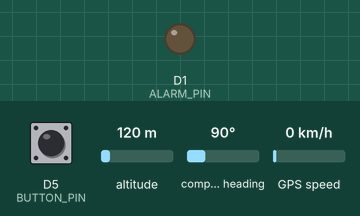
Recording of a sketch running on a simulated ESP8266 (NodeMCU). Shown: output pins drawn as LEDs (lit = HIGH). Inputs (shaded band) come from the test bench; at power-on: D5 (BUTTON_PIN) LOW, altitude 120 m, compass heading 90°, GPS speed 0 km/h. WiFi joins after 1.5 s; servers stay silent unless stated; the GPS gets a fix after 3 s at 37.7749, -122.4194 with 8 satellites; what the sketch prints to the serial monitor is not drawn.

Above: at 2.7 s.
2.8 s: D5 (BUTTON_PIN) pulled HIGH for 0.15 s
At 4.8 s:
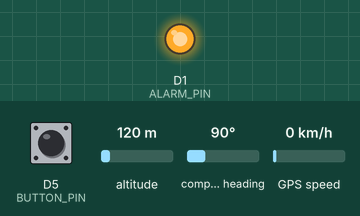
7.0 s: D5 (BUTTON_PIN) pulled HIGH for 1 s
At 11.2 s:
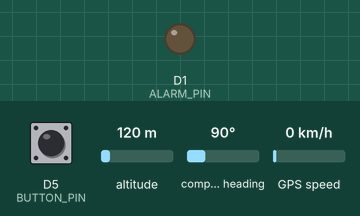
11.5 s: D5 (BUTTON_PIN) pulled HIGH for 3.2 s
At 16.1 s:
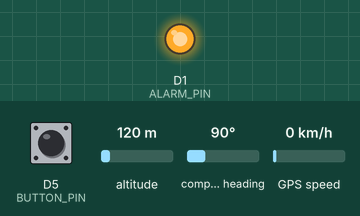
18.2 s: D5 (BUTTON_PIN) pulsed HIGH 2 times (0.12 s each, 0.3 s apart)
At 20.9 s:
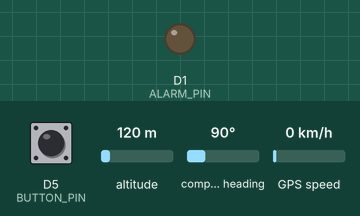
Timing chart, 0 to 22.4 s (numbered marks = the images above; inputs shaded):
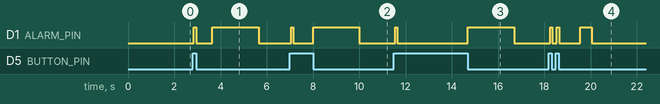

The sketch:

Arduino_Code.ino
```cpp
#include <ESP8266WiFi.h>
#include <SoftwareSerial.h>
#include <TinyGPS++.h>

// --- CONFIGURATION ---
const char* ssid = "Test";
const char* pass = "12345678";
const char* server = "api.thingspeak.com";
String apiKey = "A6X2ZSQCBT2U6YK4";

// Pins
const int BUTTON_PIN = D5;
const int ALARM_PIN = D1;

SoftwareSerial gpsSerial(D6, D7); // RX=D6, TX=D7
TinyGPSPlus gps;
WiFiClient client;

int pressCount = 0;
unsigned long lastPressTime = 0;

void setup() {
  Serial.begin(115200);
  gpsSerial.begin(9600);

  pinMode(BUTTON_PIN, INPUT);
  pinMode(ALARM_PIN, OUTPUT);
  digitalWrite(ALARM_PIN, LOW);

  Serial.println("\n--- SYSTEM STARTING ---");

  WiFi.begin(ssid, pass);
  Serial.print("Connecting WiFi");
  while (WiFi.status() != WL_CONNECTED) {
    delay(500);
    Serial.print(".");
  }
  Serial.println("\nWiFi Connected!");
  Serial.println("Ready on D5 (Button) and D1 (Buzzer)");
}

void loop() {
  // GPS Reading
  while (gpsSerial.available() > 0) {
    gps.encode(gpsSerial.read());
  }

  // Button Logic
  int btnState = digitalRead(BUTTON_PIN);
  if (btnState == HIGH) {
    delay(50);
    if (digitalRead(BUTTON_PIN) == HIGH) {
      pressCount++;
      lastPressTime = millis();
      Serial.print("Click: "); Serial.println(pressCount);

      // Chota beep feedback ke liye
      digitalWrite(ALARM_PIN, HIGH);
      delay(100);
      digitalWrite(ALARM_PIN, LOW);

      while(digitalRead(BUTTON_PIN) == HIGH);
    }
  }

  // Actions
  if (pressCount > 0 && (millis() - lastPressTime > 800)) {
    if (pressCount == 1) {
      Serial.println("Action: Local Alarm");
      digitalWrite(ALARM_PIN, HIGH);
      delay(2000);
      digitalWrite(ALARM_PIN, LOW);
    }
    else if (pressCount >= 2) {
      Serial.println("Action: Sending to ThingSpeak...");
      sendToThingSpeak();
    }
    pressCount = 0;
  }
}

void sendToThingSpeak() {
  if (gps.location.isValid()) {
    float lat = gps.location.lat();
    float lng = gps.location.lng();

    Serial.println("GPS Locked! Sending Data...");

    if (client.connect(server, 80)) {
      // Direct Link for Serial Monitor (Backup)
      Serial.print("Map Link: https://www.google.com/maps?q=");
      Serial.print(lat, 6); Serial.print(","); Serial.println(lng, 6);

      String url = "/update?api_key=" + apiKey;
      url += "&field1=" + String(lat, 6);
      url += "&field2=" + String(lng, 6);

      client.print(String("GET ") + url + " HTTP/1.1\r\n" +
                   "Host: " + server + "\r\n" +
                   "Connection: close\r\n\r\n");

      // Success Beep
      digitalWrite(ALARM_PIN, HIGH); delay(500); digitalWrite(ALARM_PIN, LOW);
    }
  } else {
    Serial.println("Waiting for GPS Lock... (Go near window)");
  }
}
```

Measured:
- after the input at 2.8 s, D1 (ALARM_PIN): LOW → HIGH after 0.05 s, → LOW 0.10 s later, → HIGH 0.70 s later, → LOW 2.0 s later
- after the input at 7.0 s, D1 (ALARM_PIN): LOW → HIGH after 0.05 s, → LOW 0.10 s later, → HIGH 0.85 s later, → LOW 2.0 s later
- after the input at 11.5 s, D1 (ALARM_PIN): LOW → HIGH after 0.05 s, → LOW 0.10 s later, → HIGH 3.0 s later, → LOW 2.0 s later
- after the input at 18.2 s, D1 (ALARM_PIN): goes HIGH 0.10 s, LOW 0.20 s, HIGH 0.10 s, LOW 0.90 s, HIGH 0.50 s, then LOW, starting after 0.05 s
